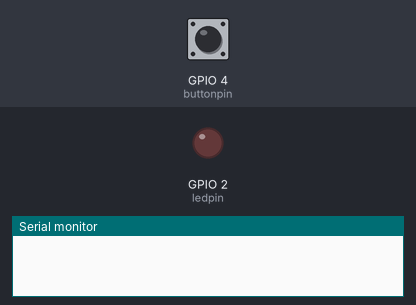
The sketch below on a simulated ESP32. Shown: output pins drawn as LEDs (lit = HIGH), the last lines printed to the serial monitor. Inputs (shaded band) come from the test bench; at power-on: GPIO 4 (buttonpin) HIGH.

Above: at 1.2 s.
1.3 s: GPIO 4 (buttonpin) pulled LOW for 0.15 s
At 2.1 s:
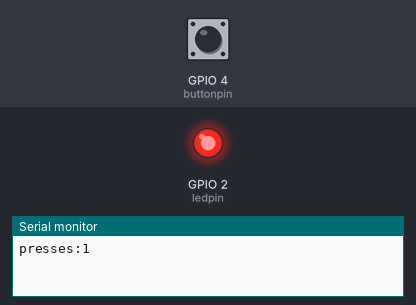
2.9 s: GPIO 4 (buttonpin) pulled LOW for 1 s
At 3.4 s:
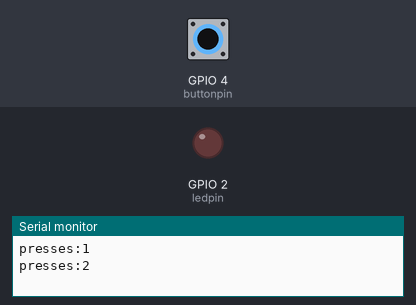
5.4 s: GPIO 4 (buttonpin) pulled LOW for 3.2 s
At 6.5 s:
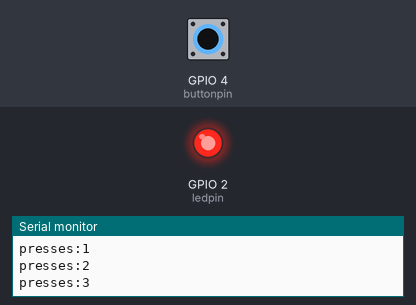
Timing chart, 0 to 8.4 s (numbered marks = the images above; inputs shaded):
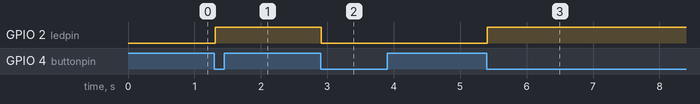

The sketch:

sketch.ino
```cpp
const int ledpin=2;
const int buttonpin=4;
bool ledon=false;
unsigned long presscount=0;
 bool pending;
volatile bool buttonflag=false;
const unsigned long timedebounce=20;
volatile unsigned long lastisrtime=0;
void IRAM_ATTR onButton(){
  unsigned long now =millis();
  if(now-lastisrtime>timedebounce){
    buttonflag=true;
    lastisrtime=now;
  }

}
void setup(){
  Serial.begin(115200);
  pinMode(ledpin,OUTPUT);
  pinMode(buttonpin,INPUT_PULLUP);
  attachInterrupt(digitalPinToInterrupt(buttonpin),onButton,FALLING);
}
void loop(){
  pending=false;
  if(buttonflag){
    noInterrupts();
    pending=buttonflag;
    buttonflag=false;
    interrupts();
  }
  if(pending){
    delay(10);
  if(digitalRead(buttonpin) == LOW){
  presscount++;
  ledon= !ledon;
  digitalWrite(ledpin,ledon);
  Serial.print("presses:");
  Serial.println(presscount);

 }}

}
```

Measured:
- after the input at 1.3 s, GPIO 2 (ledpin): LOW → HIGH at once
- after the input at 2.9 s, GPIO 2 (ledpin): HIGH → LOW at once
- after the input at 5.4 s, GPIO 2 (ledpin): LOW → HIGH at once
